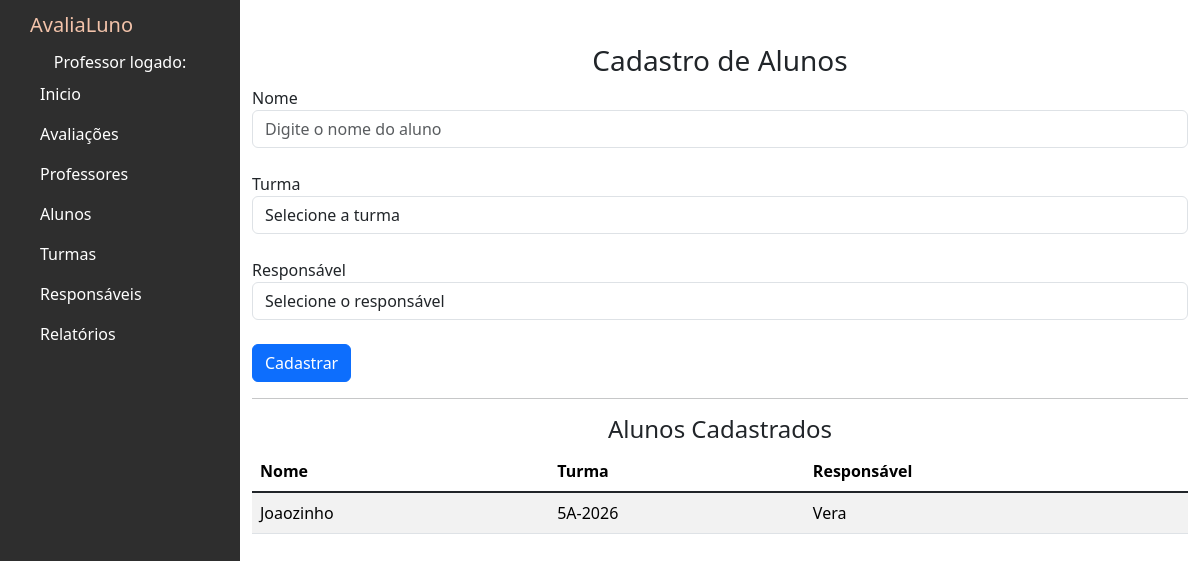
The app's page /alunos with its own data.
### avaliacoes/models.py (models this page shows, shortened)
class Aluno(models.Model):
    nome = models.CharField(max_length=100)
    turma = models.ForeignKey(Turma, on_delete=models.PROTECT)
    responsavel = models.ForeignKey(Responsavel, on_delete=models.PROTECT)
    class Meta:
        verbose_name = "Aluno"
        verbose_name_plural = "Alunos"

class Turma(models.Model):
    nome = models.CharField(max_length=100)
    class Meta:
        verbose_name = "Turma"
        verbose_name_plural = "Turmas" # Define o nome plural personalizado

class Responsavel(models.Model):
    nome = models.CharField(max_length=100)
    email = models.EmailField()
    class Meta:
        verbose_name = "Responsável"
        verbose_name_plural = "Responsáveis" # Define o nome plural personalizado

### avaliacoes/views.py (the view)
# urls.py: path('alunos',views.alunos,name='alunos'),
def alunos(request):
    if request.method == 'POST':
        Aluno.objects.create(
            nome=request.POST.get('nome'),
            turma_id=request.POST.get('turma'),
            responsavel_id=request.POST.get('responsavel')
        )
    lista_alunos = Aluno.objects.select_related('turma', 'responsavel').all()
    lista_turmas = Turma.objects.all()
    lista_responsaveis = Responsavel.objects.all()
    return render(
        request,
        'alunos.html',
        {
            'lista_alunos': lista_alunos,
            'lista_turmas': lista_turmas,
            'lista_responsaveis': lista_responsaveis
        }
    )

### avaliacoes/templates/alunos.html (shortened to what this page needs)
{% extends 'base.html' %}
{% block content %}
<h3 class="text-center">Cadastro de Alunos</h3>
<form method="POST">
  <div class="form-group">
    <label>Nome</label>
    <input
      type="text"
      name="nome"
      class="form-control"
      placeholder="Digite o nome do aluno"
      required
    >
  </div>
  <br>
  <div class="form-group">
    <label>Turma</label>
    <select name="turma" class="form-control" required>
      <option value="">Selecione a turma</option>
    </select>
  </div>
  <br>
  <div class="form-group">
    <label>Responsável</label>
    <select name="responsavel" class="form-control" required>
      <option value="">Selecione o responsável</option>
    </select>
  </div>
  <br>
  <button type="submit" class="btn btn-primary">Cadastrar</button>
</form>
<hr>
<h4 class="text-center">Alunos Cadastrados</h4>
<table class="table table-striped">
  <thead>
    <tr>
      <th>Nome</th>
      <th>Turma</th>
      <th>Responsável</th>
    </tr>
  </thead>
  <tbody>
    {% for aluno in lista_alunos %}
      <tr>
        <td>{{ aluno.nome }}</td>
        <td>{{ aluno.turma.nome }}</td>
        <td>{{ aluno.responsavel.nome }}</td>
      </tr>
    {% empty %}
      <tr>
        <td colspan="3" class="text-center">Nenhum aluno cadastrado</td>
      </tr>
    {% endfor %}
  </tbody>
</table>
{% endblock %}

### records on screen
Aluno: nome "Joaozinho", turma.nome "5A-2026", responsavel.nome "Vera"
